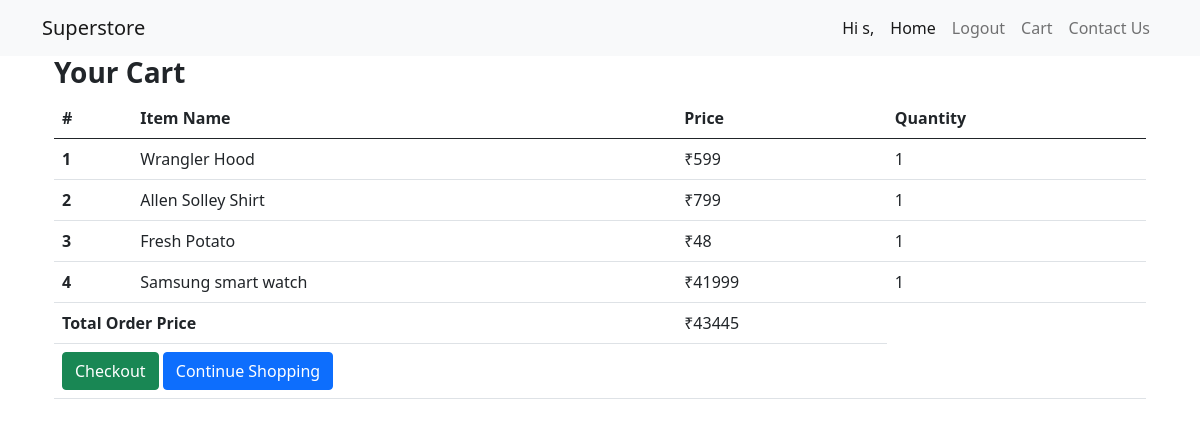
The page /cart-items/ (signed in) on the database its author committed.
### accounts/models.py (models this page shows, shortened)
class UserProfileInfo(AbstractBaseUser,PermissionsMixin):
    email = models.EmailField(max_length=255, unique=True)  #no records with same email
    name = models.CharField(max_length=255)
    is_activated = models.BooleanField(default=True)
    is_staff = models.BooleanField(default=False)
    objects = UserProfileManager()
    USERNAME_FIELD = 'email'
    REQUIRED_FIELDS = ['name']

class OrderItem(models.Model):
    user = models.ForeignKey(UserProfileInfo,
                             on_delete=models.CASCADE)
    ordered = models.BooleanField(default=False)
    product = models.ForeignKey(Product, on_delete=models.CASCADE)
    quantity = models.IntegerField(default=1)
    def get_total_item_price(self):
        return self.quantity * self.product.price

class Product(models.Model):
    name = models.CharField(max_length=255)
    description = models.CharField(max_length=255)
    image = models.ImageField(upload_to='products')
    price = models.IntegerField()

class Order(models.Model):
    userprofileinfo = models.ForeignKey(UserProfileInfo,related_name='orders',on_delete=models.DO_NOTHING,)
    products = models.ManyToManyField(OrderItem)
    ordered = models.BooleanField(default=False)
    def __str__(self):
        return self.userprofileinfo.name
    def cal_total_amount(self):
        total = 0
        for order_item in self.products.all():
            total += order_item.get_total_item_price()
        return total

### accounts/views.py (the view)
# urls.py: path('cart-items/', CartItemsView.as_view(), name='cart-items'),
class CartItemsView(LoginRequiredMixin, View):
    def get(self, *args, **kwargs):
        try:
            order = Order.objects.get(userprofileinfo=self.request.user, ordered=False)
            context = {
                'object': order
            }
            print(order)
            return render(self.request, 'accounts/cart_items.html', context)
        except ObjectDoesNotExist:
            print("You do not have an order")
            return redirect("/")

### templates/accounts/cart_items.html (shortened to what this page needs)
{% extends 'accounts/base.html' %}
{% block content %}
<main>
    <div class= "container">
        <div class="table-responsive text-nowrap">
    <h3>
        <strong>Your Cart</strong>
    </h3>
    <table class="table">
        <thead>
        <tr>
            <th scope="col">#</th>
            <th scope="col">Item Name</th>
            <th scope="col">Price</th>
            <th scope="col">Quantity</th>
        </tr>
        </thead>
        <tbody>
        {% for order_item in object.products.all %}
        <tr>
            <th scope="row">{{ forloop.counter }}</th>
            <td>{{ order_item.product.name }}</td>
            <td>
           &#8377;{{ order_item.product.price}}
            </td>
            <td>
            {{ order_item.quantity}}
            </td>
        </tr>
        {% endfor %}
        {% if object.cal_total_amount %}
        <tr>
            <td colspan="2"><b>Total Order Price</b></td>
            <td>&#8377;{{ object.cal_total_amount }}</td>
        </tr>
         <tr>
            <td colspan="4">
                <a href="{% url 'accounts:checkout' %}" class="btn btn-success float-right ml-2">Checkout</a>
                <a href="{% url 'accounts:dashboardView' %}" class="btn btn-primary float-right">Continue Shopping</a>
            </td>
        </tr>
        {% endif %}
        </tbody>
    </table>
        </div>
    </div>
</main>
{% endblock content %}

### templates/accounts/base.html (shortened to what this page needs)
<!doctype html>
{% load static %}
<html lang="en">
  <head>
    <link href="https://cdn.jsdelivr.net/npm/bootstrap@5.0.0-beta1/dist/css/bootstrap.min.css" rel="stylesheet">
	  <link rel="stylesheet" type="text/css" href="{% static 'css/main.css' %}">
  </head>
  <body>
	<nav class="navbar navbar-expand-lg navbar-light bg-light">
	  <div class="container">
		<a class="navbar-brand" href="#"><img src="">Superstore</a>
		<div class="collapse navbar-collapse" id="navbarNav">
		  <ul class="navbar-nav ms-auto">
			{% if user.is_authenticated %}
			<li class="nav-item">
			  <a class="nav-link active" aria-current="page" href="{% url 'accounts:dashboardView' %}">Hi {{user.name }},</a>
			</li>
			{% endif %}
			<li class="nav-item">
			  <a class="nav-link active" aria-current="page" href="{% url 'accounts:dashboardView' %}">Home</a>
			</li>
			{% if user.is_authenticated %}
			<li class="nav-item">
			  <a class="nav-link" href="{% url 'accounts:logout' %}">Logout </a>
			</li>
			<li class="nav-item">
			  <a class="nav-link" href="{% url 'accounts:cart-items' %}">Cart </a>
			</li>
			{% endif %}
			<li class="nav-item">
			  <a class="nav-link" href="{% url 'accounts:contact-us' %}">Contact Us</a>
			</li>
		  </ul>
		</div>
	  </div>
	</nav>
	<div class="container mycontent">
	{% block content %}
	{% endblock %}
	</div>
  </body>
</html>

### static/css/main.css (style rules this page uses)
html, body, header, .carousel { height: 60vh; }
.view,body,html { height:100% }
a { color:green; text-decoration: none; }

### rows shown on the page
UserProfileInfo: name "s"
OrderItem: product.name "Wrangler Hood", product.price "599", quantity "1"
OrderItem: product.name "Allen Solley Shirt", product.price "799", quantity "1"
OrderItem: product.name "Fresh Potato", product.price "48", quantity "1"
OrderItem: product.name "Samsung smart watch", product.price "41999", quantity "1"
Order: cal_total_amount "43445"
